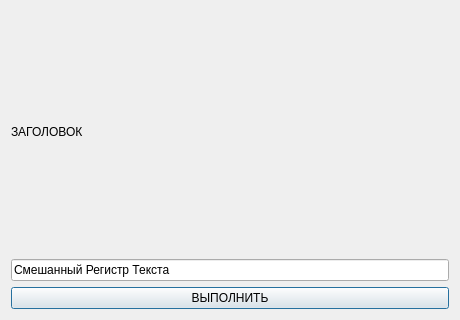
<?xml version="1.0" encoding="UTF-8"?>
<ui version="4.0"><class>Dialog</class><widget class="QDialog" name="Dialog"><property name="geometry"><rect><x>0</x><y>0</y><width>460</width><height>320</height></rect></property><property name="windowTitle"><string>#096 text/181_cyrillic_upper</string></property><layout class="QVBoxLayout" name="verticalLayout"><property name="leftMargin"><number>11</number></property><property name="topMargin"><number>11</number></property><property name="rightMargin"><number>11</number></property><property name="bottomMargin"><number>11</number></property><property name="spacing"><number>6</number></property><item><widget class="QLabel" name="l1"><property name="text"><string>ЗАГОЛОВОК</string></property></widget></item><item><widget class="QLineEdit" name="e1"><property name="text"><string>Смешанный Регистр Текста</string></property></widget></item><item><widget class="QPushButton" name="b1"><property name="text"><string>ВЫПОЛНИТЬ</string></property></widget></item></layout></widget></ui>
